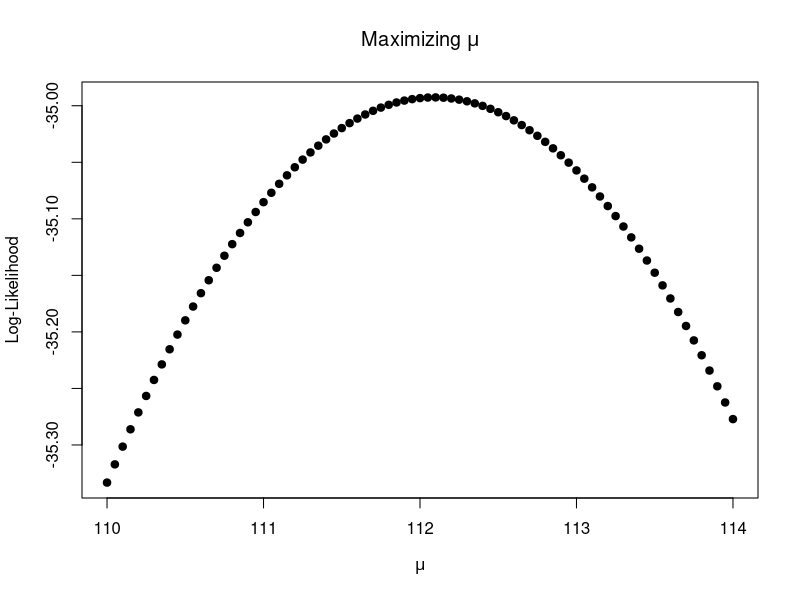
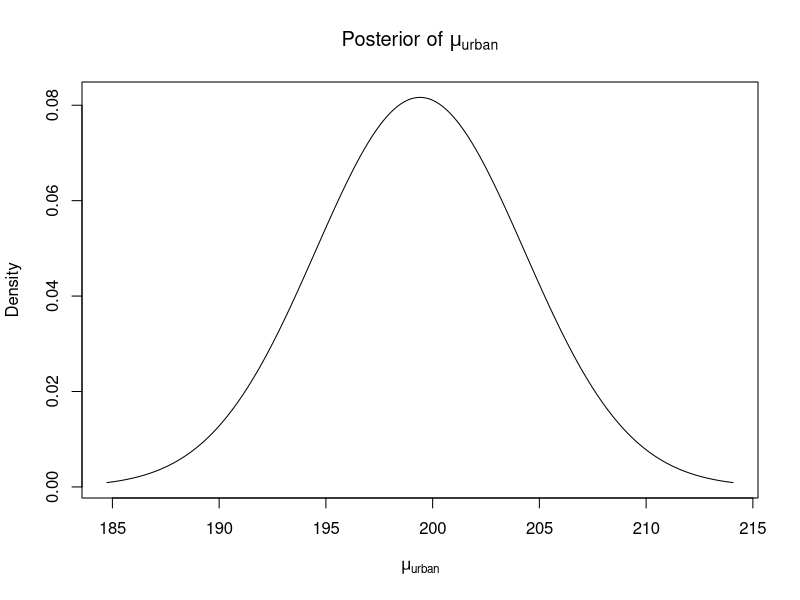
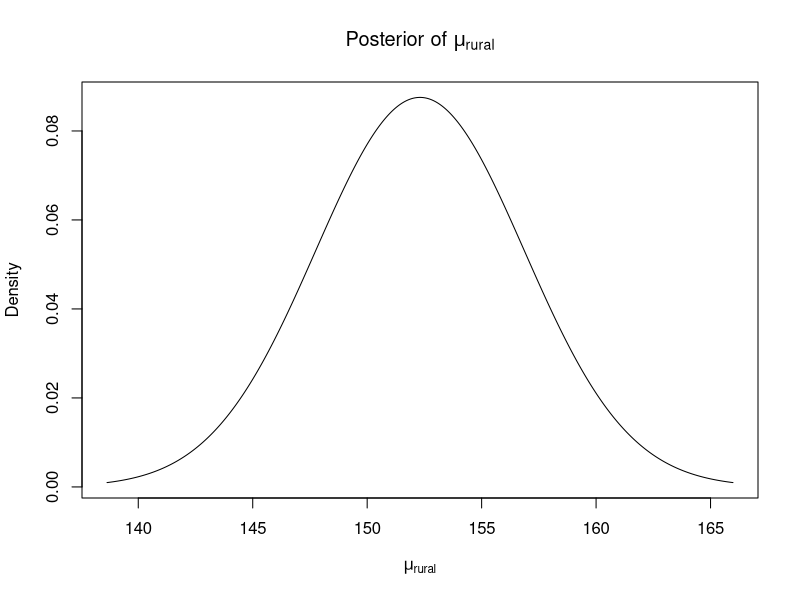
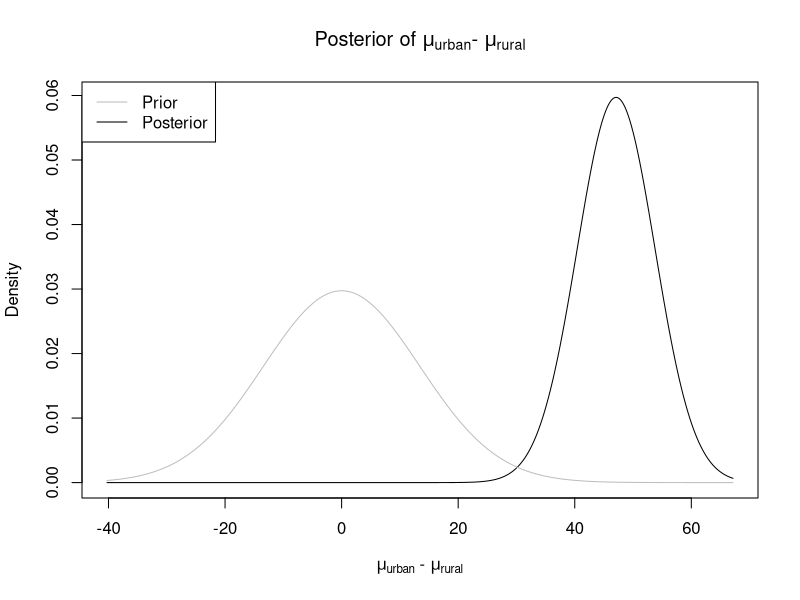
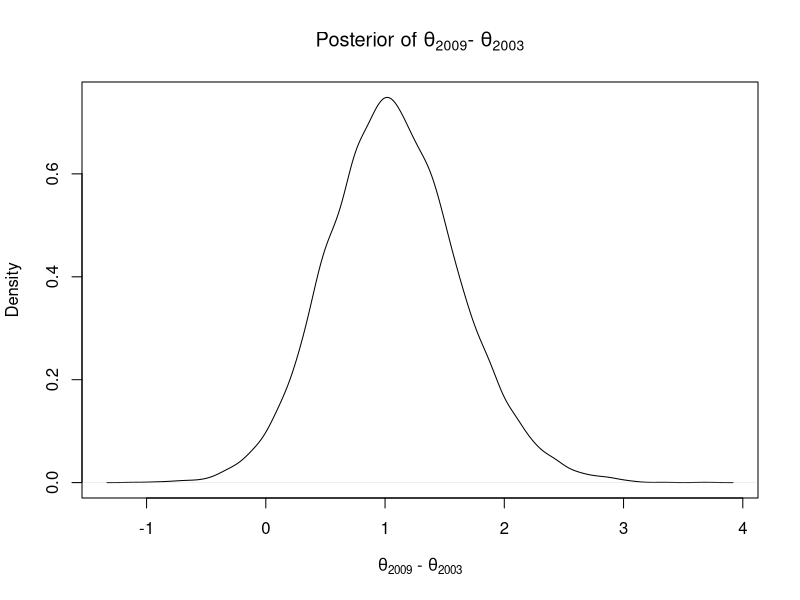

The R script that drew these images, in order:
## ---- chunk 1
mapr <- c(97.6, 117.7, 126.7, 111.0, 106.7, 108.4, 118.9, 108.6, 119.1, 106.2)
## ---- chunk 2
mu <- 112
sd_ <- 8.4
sum( dnorm(mapr, mean = mu, sd = sd_, log= T))
## ---- chunk 3
y_bar <- mean(mapr)
sd_y <- sum((mapr - y_bar)**2) / length(mapr)
sum( dnorm(mapr, mean = y_bar, sd = sqrt(sd_y), log= T))
## ---- chunk 4
mus <- seq(110,114,by=0.05)
ll_mu <- sapply(mus, function(x) sum( dnorm(mapr, mean = x, sd = sqrt(sd_y), log= T)))
plot(mus, ll_mu, 
     xlab = expression(mu), ylab = "Log-Likelihood", 
     main = expression(paste("Maximizing ",mu)),
     pch = 19)
## ---- chunk 5
pop_var_u <- 260
m_u <- 150
v_u <- 90
cholest.u <- c(197, 199, 214, 217, 222, 227, 228, 234)
## ---- chunk 6
m_update <- function(m,v,sigma2,y) { #v_star * (n/sigma2*y_bar + 1/v*m)
  n <- length(y)
  y_bar <- mean(y)
  m_star <- (n*v*y_bar + sigma2*m) / (n*v + sigma2)
  return(m_star)
}

v_update <- function(v,sigma2,y) {
  n <- length(y)
  v_star <- (v*sigma2) / (n*v + sigma2)
  return(v_star)
}

m_star_u <- m_update(m_u,v_u,pop_var_u, cholest.u)
v_star_u <- v_update(v_u,pop_var_u,cholest.u)
## ---- chunk 7
plot_normal <- function(mu, var_, main_title, x_lab, y_lab) {
  sd_ <- sqrt(var_)
  startx <- mu - 3*sd_
  stopx <- mu + 3*sd_
  xs <- seq(startx, stopx, length.out = 1001)
  f_xs <- dnorm(xs, mean = mu, sd_)
  plot(xs, f_xs, main = main_title, xlab = x_lab, ylab = y_lab, type = 'l')
}
plot_normal(m_star_u, v_star_u, 
            expression(paste("Posterior of ", mu["urban"])),
            expression(mu["urban"]),
            "Density")
## ---- chunk 8
cholest.r <- c(139, 142, 143, 144, 145, 148, 155, 162, 171, 181)
## ---- chunk 9
pop_var_r <- 270
m_r <- 150
v_r <- 90
m_star_r <- m_update(m_r,v_r,pop_var_r,cholest.r)
v_star_r <- v_update(v_r, pop_var_r,cholest.r)
## ---- chunk 10
plot_normal(m_star_r, v_star_r, 
            expression(paste("Posterior of ", mu["rural"])),
            expression(mu["rural"]),
            "Density")
## ---- chunk 11
prior_mean <- m_u - m_r
prior_var <- v_u + v_r
prior_start <- prior_mean - 3*sqrt(prior_var)
prior_end <- prior_mean + 3*sqrt(prior_var)

post_mean <- m_star_u - m_star_r
post_var <- v_star_u + v_star_r
post_start <- post_mean - 3*sqrt(post_var)
post_end <- post_mean + 3*sqrt(post_var)

all_start <- min(prior_start, post_start)
all_end <- max(prior_end, post_end)

all_xs <- seq(all_start, all_end, length.out=1001)
prior_dense <- dnorm(all_xs, 
                    mean = prior_mean, 
                    sd = sqrt(prior_var))
post_dense <- dnorm(all_xs,
                    mean = post_mean,
                    sd = sqrt(post_var))
plot(all_xs, post_dense,
     type='l', col = 'black',
     xlim = c(all_start, all_end),
     main = expression(paste("Posterior of ", mu["urban"], "- ", mu["rural"])),
     xlab = expression(paste(mu["urban"], " - ", mu["rural"])),
     ylab = "Density"
     )
lines(all_xs, prior_dense, type = 'l', col = 'gray')
legend("topleft", c("Prior","Posterior"), lty=1, col = c("gray", "black"))
## ---- chunk 12
qnorm(c(0.025,0.975),mean=post_mean, sd = sqrt(post_var))
## ---- chunk 13
hawks.2003 <- c(0, 2, 0, 0, 0, 4, 3, 0, 0, 1)
## ---- chunk 14
hawks.2009 <- c(1,1,3,3,2,2,2,4,0,3)
## ---- chunk 15
a_2003 <- 0.2
b_2003 <- 0.2
a_star_2003 <- a_2003 + sum(hawks.2003)
b_star_2003 <- b_2003 + length(hawks.2003)
a_star_2003 / b_star_2003
## ---- chunk 16
a_2009 <- 0.2
b_2009 <- 0.2
a_star_2009 <- a_2009 + sum(hawks.2009)
b_star_2009 <- b_2009 + length(hawks.2009)
a_star_2009 / b_star_2009
## ---- chunk 17
J <- 10000
sim_2003 <- rgamma(J,shape = a_star_2003, rate = b_star_2003)
sim_2009 <- rgamma(J,shape = a_star_2009, rate = b_star_2009)
diffs <- sim_2009 - sim_2003
mean(diffs)
## ---- chunk 18
quantile(diffs, c(0.025, 0.975))
## ---- chunk 19
plot(density(diffs),
     main = expression(paste("Posterior of ", theta["2009"], "- ", theta["2003"])),
     xlab = expression(paste(theta["2009"], " - ", theta["2003"])),
     ylab = "Density")
